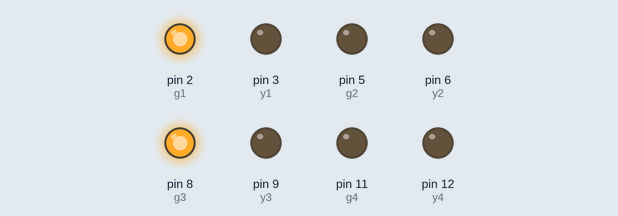
Simulated run of this sketch. Board: Arduino Uno, built with avr-gcc and run on an emulated ATmega328P. On the bench: output pins drawn as LEDs (lit = HIGH). Pins used as bus, display or sensor lines are not drawn.

Above: at 0.1 s.
At 8.1 s:
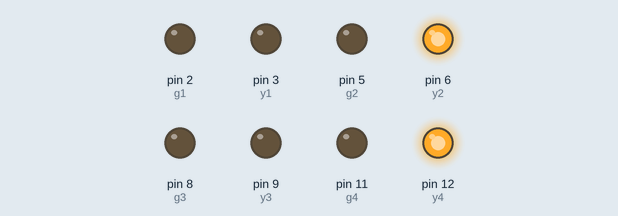
At 10.1 s:
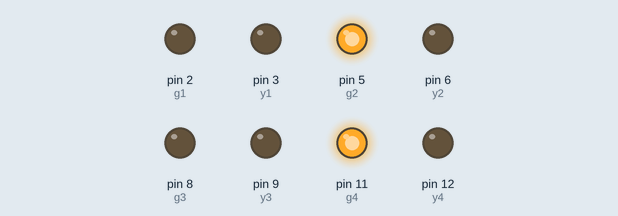
At 16.1 s:
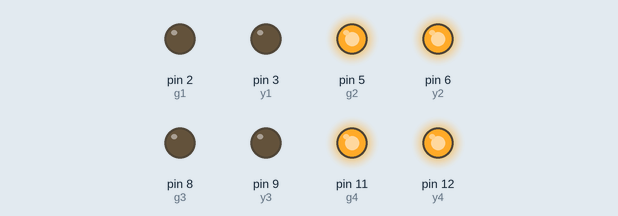
At 26.1 s:
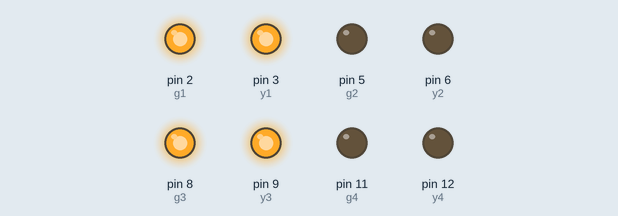
At 38.1 s:
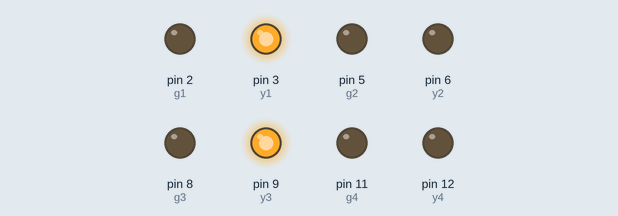
Timing chart, 0 to 39.6 s (numbered marks = the images above):
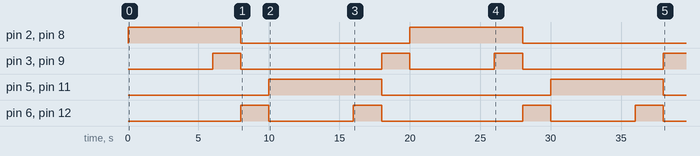

Measured:
- by itself, pin 2 (g1), pin 5 (g2), pin 8 (g3), pin 11 (g4): alternates HIGH for 8.0 s and LOW for 12.0 s
- by itself, pin 3 (y1), pin 9 (y3): goes HIGH 2.0 s, LOW 10.0 s, HIGH 2.0 s, LOW 6.0 s, HIGH 2.0 s, LOW 10.0 s, then HIGH
- by itself, pin 6 (y2), pin 12 (y4): LOW → HIGH at 8.0 s, → LOW 2.0 s later, → HIGH 6.0 s later, → LOW 2.0 s later, … (8 changes in this stretch)

The sketch:

tra.ino
```cpp
//East
int g1 = 2;
int y1 = 3;
int r1 = 4;

//North
int g2 = 5;
int y2 = 6;
int r2 = 7;

//West
int g3 = 8;
int y3 = 9;
int r3 = 10;

//South
int g4 = 11;
int y4 = 12;
int r4 = 13;

void setup()
{
  pinMode (r1, OUTPUT);
  pinMode (y1, OUTPUT);
  pinMode (g1, OUTPUT);

  pinMode (r2, OUTPUT);
  pinMode (y2, OUTPUT);
  pinMode (g2, OUTPUT);

  pinMode (r3, OUTPUT);
  pinMode (y3, OUTPUT);
  pinMode (g3, OUTPUT);

  pinMode (r4, OUTPUT);
  pinMode (y4, OUTPUT);
  pinMode (g4, OUTPUT);
}
void loop()
{
  digitalWrite(r1,LOW);
  digitalWrite(r3,LOW);

  digitalWrite(y1,LOW);
  digitalWrite(y2,LOW);
  digitalWrite(y3,LOW);
  digitalWrite(y4,LOW);

  digitalWrite(g2,LOW);
  digitalWrite(g4,LOW);

  digitalWrite(r2,HIGH);
  digitalWrite(r4,HIGH);

  digitalWrite(g1,HIGH);
  digitalWrite(g3,HIGH);
  delay(6000);

  digitalWrite(y1,HIGH);
  digitalWrite(y3,HIGH);
  delay(2000);

  digitalWrite(y1,LOW);
  digitalWrite(y3,LOW);

  digitalWrite(g1,LOW);
  digitalWrite(g3,LOW);

  digitalWrite(r1,HIGH);
  digitalWrite(r3,HIGH);

  digitalWrite(y2,HIGH);
  digitalWrite(y4,HIGH);
  delay(2000);

  digitalWrite(r2,LOW);
  digitalWrite(r4,LOW);

  digitalWrite(y2,LOW);
  digitalWrite(y4,LOW);

  digitalWrite(g2,HIGH);
  digitalWrite(g4,HIGH);
  delay(6000);

  digitalWrite(y2,HIGH);
  digitalWrite(y4,HIGH);
  delay(2000);

  digitalWrite(r2,HIGH);
  digitalWrite(r4,HIGH);

  digitalWrite(y2,LOW);
  digitalWrite(y4,LOW);

  digitalWrite(g2,LOW);
  digitalWrite(g4,LOW);

  digitalWrite(y1,HIGH);
  digitalWrite(y3,HIGH);
  delay(2000);
}
```
